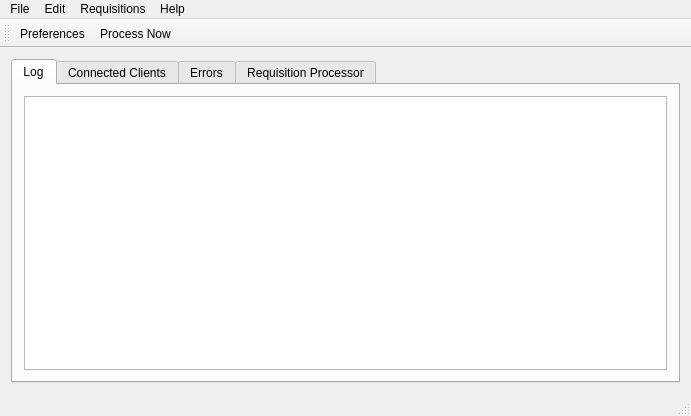
<?xml version="1.0" encoding="UTF-8"?>
<ui version="4.0">
 <author>Joseph W Joshua</author>
 <class>QueueServerMainWindow</class>
 <widget class="QMainWindow" name="QueueServerMainWindow">
  <property name="geometry">
   <rect>
    <x>0</x>
    <y>0</y>
    <width>691</width>
    <height>416</height>
   </rect>
  </property>
  <property name="windowTitle">
   <string>Queue Server</string>
  </property>
  <property name="windowIcon">
   <iconset resource="../../universal/SmartPay/src/payroll_resources.qrc">
    <normaloff>:/payroll/otherimages/Gear.png</normaloff>:/payroll/otherimages/Gear.png</iconset>
  </property>
  <widget class="QWidget" name="centralWidget">
   <layout class="QVBoxLayout" name="verticalLayout_5">
    <item>
     <widget class="QTabWidget" name="tabWidget">
      <property name="currentIndex">
       <number>0</number>
      </property>
      <widget class="QWidget" name="tab">
       <attribute name="icon">
        <iconset resource="res.qrc">
         <normaloff>:/images/UtilityText.ico</normaloff>:/images/UtilityText.ico</iconset>
       </attribute>
       <attribute name="title">
        <string>Log</string>
       </attribute>
       <layout class="QVBoxLayout" name="verticalLayout_2">
        <item>
         <widget class="QTextBrowser" name="txtLog"/>
        </item>
       </layout>
      </widget>
      <widget class="QWidget" name="tab_2">
       <attribute name="icon">
        <iconset resource="../../home/src/res.qrc">
         <normaloff>:/images/Network_Map.png</normaloff>:/images/Network_Map.png</iconset>
       </attribute>
       <attribute name="title">
        <string>Connected Clients</string>
       </attribute>
       <layout class="QVBoxLayout" name="verticalLayout_3">
        <item>
         <widget class="QTreeWidget" name="treeWidget">
          <column>
           <property name="text">
            <string>Ip Address</string>
           </property>
          </column>
          <column>
           <property name="text">
            <string>OS</string>
           </property>
          </column>
          <column>
           <property name="text">
            <string>First Contact</string>
           </property>
          </column>
          <column>
           <property name="text">
            <string>Last Contact</string>
           </property>
          </column>
         </widget>
        </item>
       </layout>
      </widget>
      <widget class="QWidget" name="tab_3">
       <attribute name="icon">
        <iconset resource="res.qrc">
         <normaloff>:/images/error.png</normaloff>:/images/error.png</iconset>
       </attribute>
       <attribute name="title">
        <string>Errors</string>
       </attribute>
       <layout class="QVBoxLayout" name="verticalLayout_4">
        <item>
         <widget class="QTreeWidget" name="treeWidget_2">
          <column>
           <property name="text">
            <string>IP Address</string>
           </property>
          </column>
          <column>
           <property name="text">
            <string>Error Type</string>
           </property>
          </column>
          <column>
           <property name="text">
            <string>Date</string>
           </property>
          </column>
          <column>
           <property name="text">
            <string>Time</string>
           </property>
          </column>
         </widget>
        </item>
       </layout>
      </widget>
      <widget class="QWidget" name="tab_4">
       <attribute name="icon">
        <iconset resource="../../home/src/res.qrc">
         <normaloff>:/images/base_cog_32.png</normaloff>:/images/base_cog_32.png</iconset>
       </attribute>
       <attribute name="title">
        <string>Requisition Processor</string>
       </attribute>
       <layout class="QVBoxLayout" name="verticalLayout">
        <item>
         <widget class="QTreeWidget" name="trvRequisitionQueue">
          <column>
           <property name="text">
            <string>No.</string>
           </property>
          </column>
          <column>
           <property name="text">
            <string>Supplier</string>
           </property>
          </column>
          <column>
           <property name="text">
            <string>Date Booked</string>
           </property>
          </column>
          <column>
           <property name="text">
            <string>Last Attempt</string>
           </property>
          </column>
          <column>
           <property name="text">
            <string>Last Result</string>
           </property>
          </column>
          <column>
           <property name="text">
            <string>Current Status</string>
           </property>
          </column>
          <column>
           <property name="text">
            <string>Next Attempt</string>
           </property>
          </column>
         </widget>
        </item>
       </layout>
      </widget>
     </widget>
    </item>
   </layout>
  </widget>
  <widget class="QMenuBar" name="menuBar">
   <property name="geometry">
    <rect>
     <x>0</x>
     <y>0</y>
     <width>691</width>
     <height>21</height>
    </rect>
   </property>
   <widget class="QMenu" name="menuFile">
    <property name="title">
     <string>File</string>
    </property>
    <addaction name="actionMinimize"/>
    <addaction name="actionExit"/>
   </widget>
   <widget class="QMenu" name="menuEdit">
    <property name="title">
     <string>Edit</string>
    </property>
    <addaction name="actionPreferences"/>
   </widget>
   <widget class="QMenu" name="menuRequisitionQueue">
    <property name="title">
     <string>Requisitions</string>
    </property>
    <addaction name="actionProcess_Now"/>
    <addaction name="actionView_Scheduled_Actions"/>
    <addaction name="separator"/>
    <addaction name="actionGet_Quickbooks_Items"/>
    <addaction name="actionGet_Quickbooks_Suppliers"/>
    <addaction name="separator"/>
    <addaction name="actionPost_Items_to_Quickbooks"/>
    <addaction name="actionPost_Suppliers_to_Quickbooks"/>
   </widget>
   <widget class="QMenu" name="menuHelp">
    <property name="title">
     <string>Help</string>
    </property>
    <addaction name="actionIndex"/>
    <addaction name="actionAbout"/>
   </widget>
   <addaction name="menuFile"/>
   <addaction name="menuEdit"/>
   <addaction name="menuRequisitionQueue"/>
   <addaction name="menuHelp"/>
  </widget>
  <widget class="QToolBar" name="mainToolBar">
   <property name="toolButtonStyle">
    <enum>Qt::ToolButtonTextUnderIcon</enum>
   </property>
   <attribute name="toolBarArea">
    <enum>TopToolBarArea</enum>
   </attribute>
   <attribute name="toolBarBreak">
    <bool>false</bool>
   </attribute>
   <addaction name="actionPreferences"/>
   <addaction name="actionProcess_Now"/>
  </widget>
  <widget class="QStatusBar" name="statusBar"/>
  <action name="actionMinimize">
   <property name="text">
    <string>Minimize</string>
   </property>
  </action>
  <action name="actionExit">
   <property name="icon">
    <iconset resource="../../update-server/update-server-gui/tlm_res.qrc">
     <normaloff>:/images/Icon_80.ico</normaloff>:/images/Icon_80.ico</iconset>
   </property>
   <property name="text">
    <string>Exit</string>
   </property>
  </action>
  <action name="actionPreferences">
   <property name="icon">
    <iconset resource="res.qrc">
     <normaloff>:/images/Favorites.png</normaloff>:/images/Favorites.png</iconset>
   </property>
   <property name="text">
    <string>Preferences</string>
   </property>
  </action>
  <action name="actionProcess_Now">
   <property name="icon">
    <iconset resource="res.qrc">
     <normaloff>:/images/Gear.png</normaloff>:/images/Gear.png</iconset>
   </property>
   <property name="text">
    <string>Process Now</string>
   </property>
  </action>
  <action name="actionView_Scheduled_Actions">
   <property name="text">
    <string>View Scheduled Actions</string>
   </property>
  </action>
  <action name="actionGet_Quickbooks_Items">
   <property name="text">
    <string>Get Quickbooks Items</string>
   </property>
  </action>
  <action name="actionGet_Quickbooks_Suppliers">
   <property name="text">
    <string>Get Quickbooks Suppliers</string>
   </property>
  </action>
  <action name="actionPost_Items_to_Quickbooks">
   <property name="text">
    <string>Post Items to Quickbooks</string>
   </property>
  </action>
  <action name="actionPost_Suppliers_to_Quickbooks">
   <property name="text">
    <string>Post Suppliers to Quickbooks</string>
   </property>
  </action>
  <action name="actionIndex">
   <property name="icon">
    <iconset resource="../../home/src/res.qrc">
     <normaloff>:/images/help.png</normaloff>:/images/help.png</iconset>
   </property>
   <property name="text">
    <string>Index</string>
   </property>
  </action>
  <action name="actionAbout">
   <property name="text">
    <string>About</string>
   </property>
  </action>
 </widget>
 <layoutdefault spacing="6" margin="11"/>
 <resources>
  <include location="../../home/src/res.qrc"/>
  <include location="res.qrc"/>
  <include location="../../universal/SmartPay/src/payroll_resources.qrc"/>
  <include location="../../update-server/update-server-gui/tlm_res.qrc"/>
 </resources>
 <connections/>
</ui>
